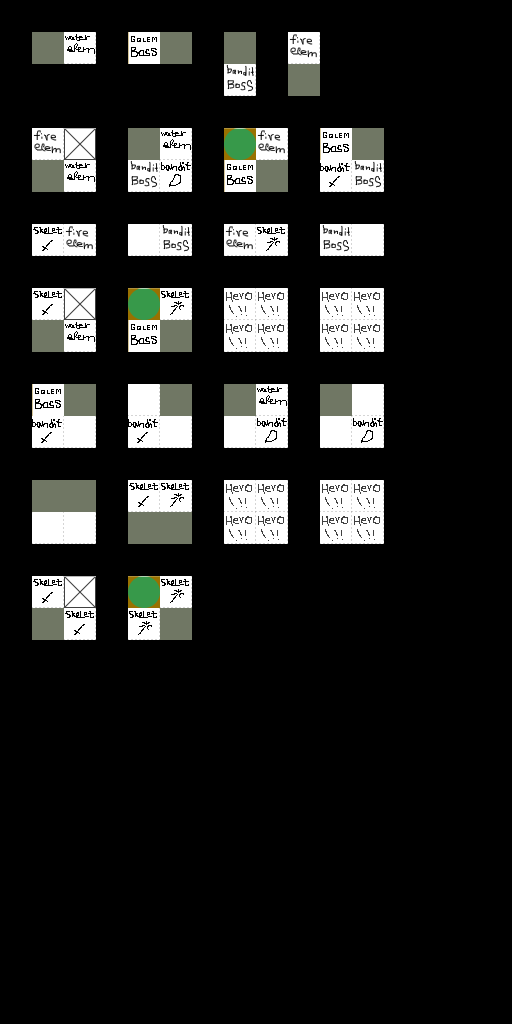

Below is a game level as drawn by its tile map, then a one-line description and the .tmx that defines it (tile-layer data replaced by summaries):
An orthogonal 16x32 tile map with 32x32 px tiles, 3 tile layers (regions, input_Tiles, output_Tiles).

<map version="1.0" orientation="orthogonal" renderorder="right-down" width="16" height="32" tilewidth="32" tileheight="32">
 <tileset firstgid="1" name="tiles" tilewidth="32" tileheight="32">
  <image source="tiles.png" width="128" height="256" />
 </tileset>
 <layer name="regions" width="16" height="32">
  <data>[512 cells, 88 non-empty, 2 distinct tile ids]</data>
 </layer>
 <layer name="input_Tiles" width="16" height="32">
  <data>[512 cells, 72 non-empty, 10 distinct tile ids]</data>
 </layer>
 <layer name="output_Tiles" width="16" height="32">
  <data>[512 cells, 32 non-empty, 12 distinct tile ids]</data>
 </layer>
</map>